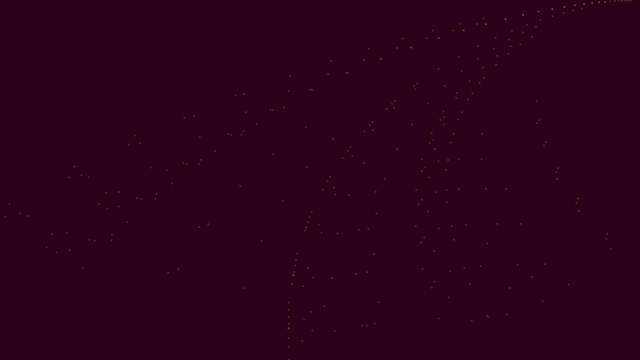
Frame 1 (no input)
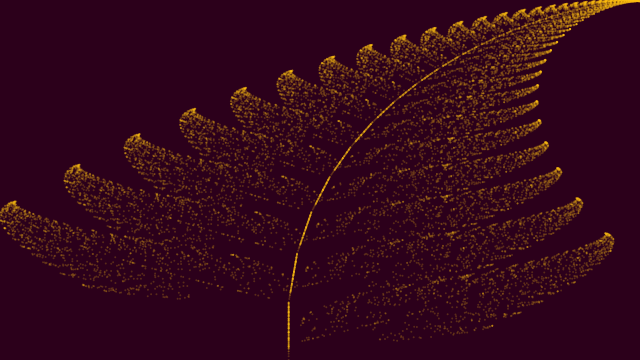
Frame 60 (no input)
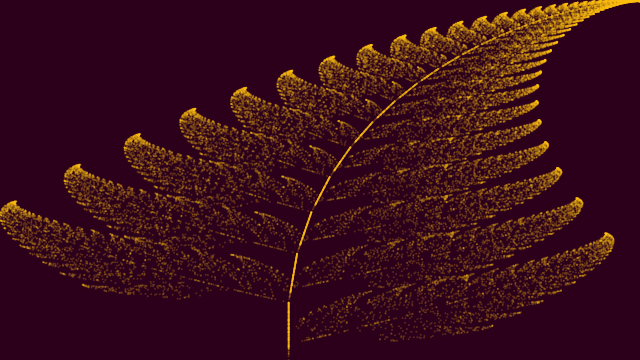
Frame 120 (the mouse pressed at the canvas centre since frame 60)

The p5.js sketch that drew these frames (run headless with seeded random() and noise() and a simulated clock; from frame 60 on, the mouse is pressed at the canvas centre):

// p5.js sketch
// ── sketch.js
let x = 0;
let y = 0;

function setup() {
  createCanvas(640, 360);
  background(44, 0, 27); // dark purple
}

function draw() {
  for (let i = 0; i < 300; i++) {
    drawPoint();
    nextPoint();
  }
}

function drawPoint() {
  stroke(399, 196, 22, 55); // yellowish
  strokeWeight(2);
  let px = map(x, -2.182, 2.6558, 0, width);
  let py = map(y, 0, 9.9983, height, 0);
  point(px, py);
}

function nextPoint() {
  let nextX;
  let nextY;
  let r = random(1);

  if (r < 0.01) {
    // Stem
    nextY = 0.16 * y;
    nextX = 0;
  } else if (r < 0.86) {
    // Small leaflet 
    nextX = 0.85 * x + 0.04 * y;
    nextY = -0.04 * x + 0.85 * y + 1.6;
  } else if (r < 0.93) {
    // Large left 
    nextX = 0.2 * x + -0.26 * y;
    nextY = 0.23 * x + 0.22 * y + 1.6;
  } else {
    // Large right 
    nextX = -0.15 * x + 0.28 * y;
    nextY = 0.26 * x + 0.24 * y + 0.44;
  }
  x = nextX;
  y = nextY;
}
